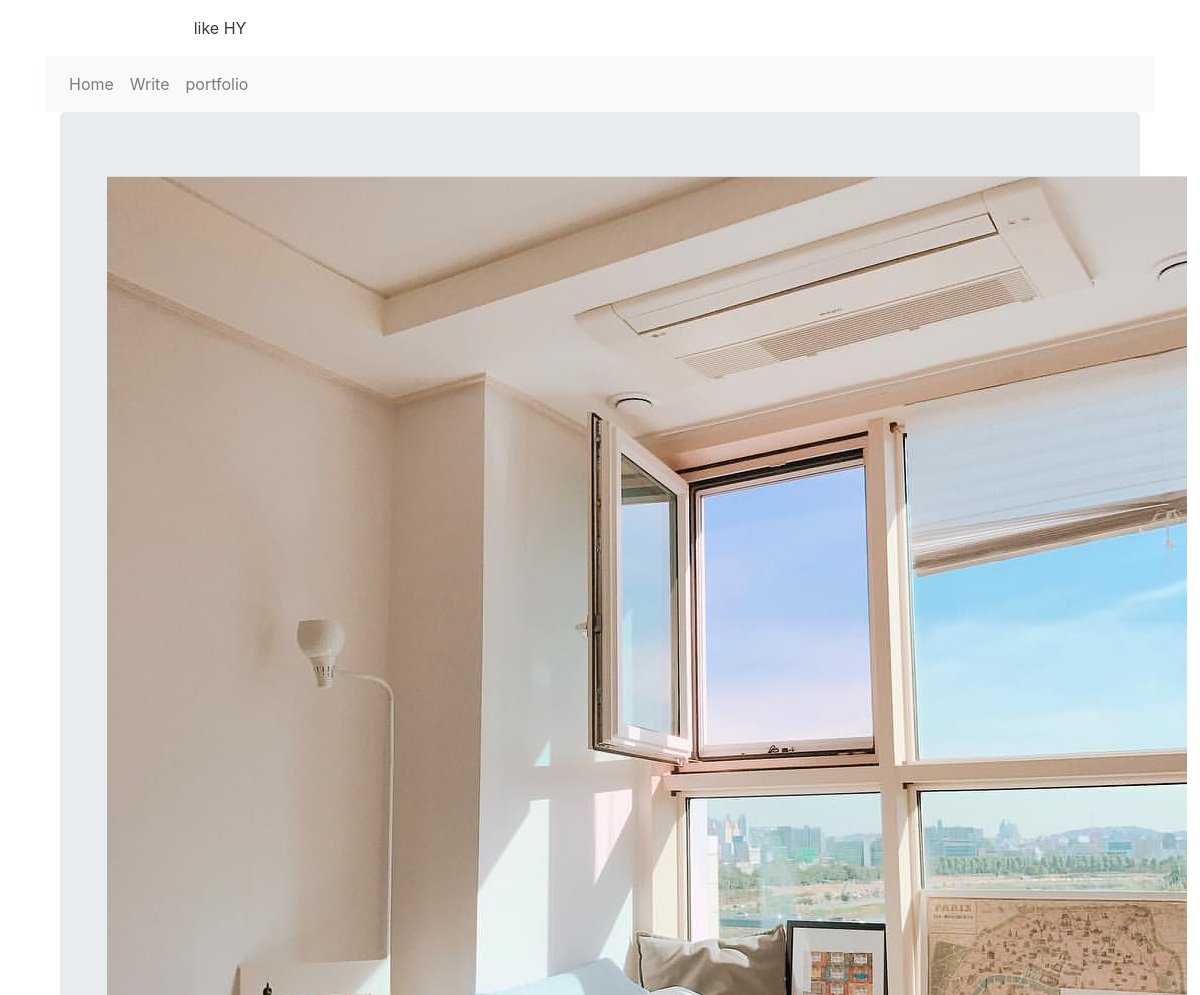
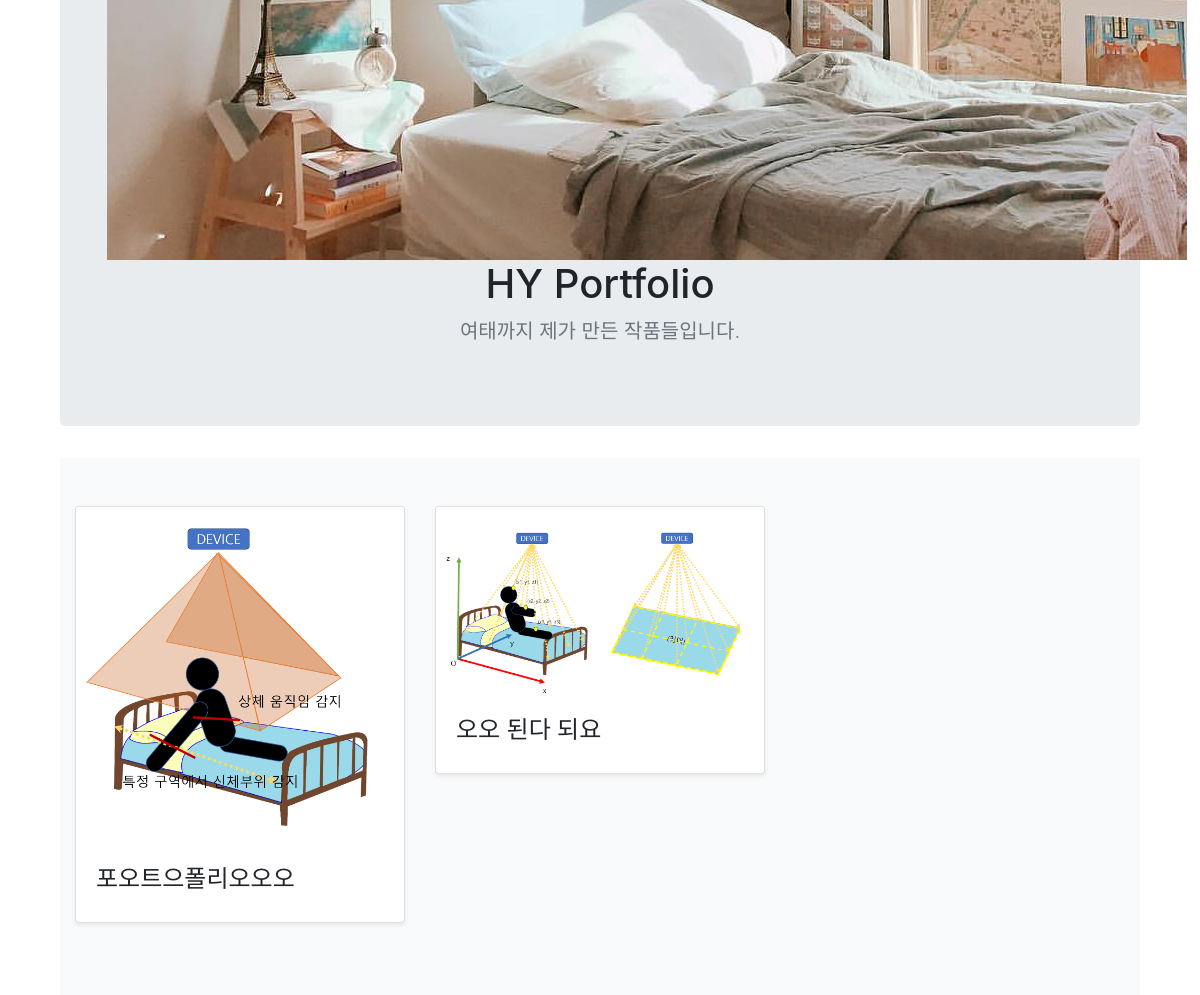
The page /portfolio/ on the database its author committed (2 pictures, top to bottom).
### portfolio/models.py (models this page shows, shortened)
class Portfolio(models.Model):
    title = models.CharField(max_length=255)
    image = models.ImageField(upload_to='images/')
    description = models.CharField(max_length=500)

### portfolio/views.py (the view)
# urls.py: path('portfolio/', portfolio.views.portfolio, name='portfolio'),
def portfolio(request):
    portfolios = Portfolio.objects
    return render(request, 'portfolio.html', {'portfolios': portfolios})

### portfolio/templates/portfolio.html (shortened to what this page needs)
{% extends 'base.html' %}
{% block content %}
{% load staticfiles %}
<main role="main">
        <section class="jumbotron text-center">
          <div class="container">
            <img src="{% static 'main.png' %}" alt="">
            <h1 class="jumbotron-heading">HY Portfolio</h1>
            <p class="lead text-muted">여태까지 제가 만든 작품들입니다.</p>
          </div>
        </section>
        <div class="album py-5 bg-light">
          <div class="container">
            <div class="row">
              {% for portfolio in portfolios.all %}
                <div class="col-md-4">
                  <div class="card mb-4 shadow-sm">
                    <img class="card-img-top" src="{{ portfolio.image.url }}" alt="Card image cap">
                    <div class="card-body">
                      <h4>{{ portfolio.title }}</h4>
                    </div>
                  </div>
                </div>
               {% endfor %}
        </div>
      </main>
{% endblock %}

### secondproject/templates/base.html (shortened to what this page needs)
<head>
    <link rel="stylesheet" href="https://stackpath.bootstrapcdn.com/bootstrap/4.1.3/css/bootstrap.min.css">
</head>
<body>
    <div class="container">
        <header class="blog-header py-3">
            <div class="row flex-nowrap justify-content-between align-items-center">
                <div class="col-4 text-center">
                    <a class="blog-header-logo text-dark" href="{% url 'home' %}" style="align-items: center;">like HY</a>
                </div>
            </div>
        </header>
            <nav class="navbar navbar-expand-lg navbar-light bg-light">
                <div class="collapse navbar-collapse" id="navbarNav">
                    <ul class="navbar-nav">
                        <a class="nav-link" href="{% url 'home' %}">Home <span class="sr-only">(current)</span></a>
                        <a class="nav-link" href="{% url 'new' %}">Write</a>
                        <a class="nav-link" href="{% url 'portfolio' %}">portfolio</a>
                    </ul>
                </div>
            </nav>
        <div class="container">
            {% block content %}
            {% endblock %}
        </div>
</body>

### rows shown on the page
Portfolio: image (picture), title "포오트으폴리오오오"
Portfolio: image (picture), title "오오 된다 되요"
